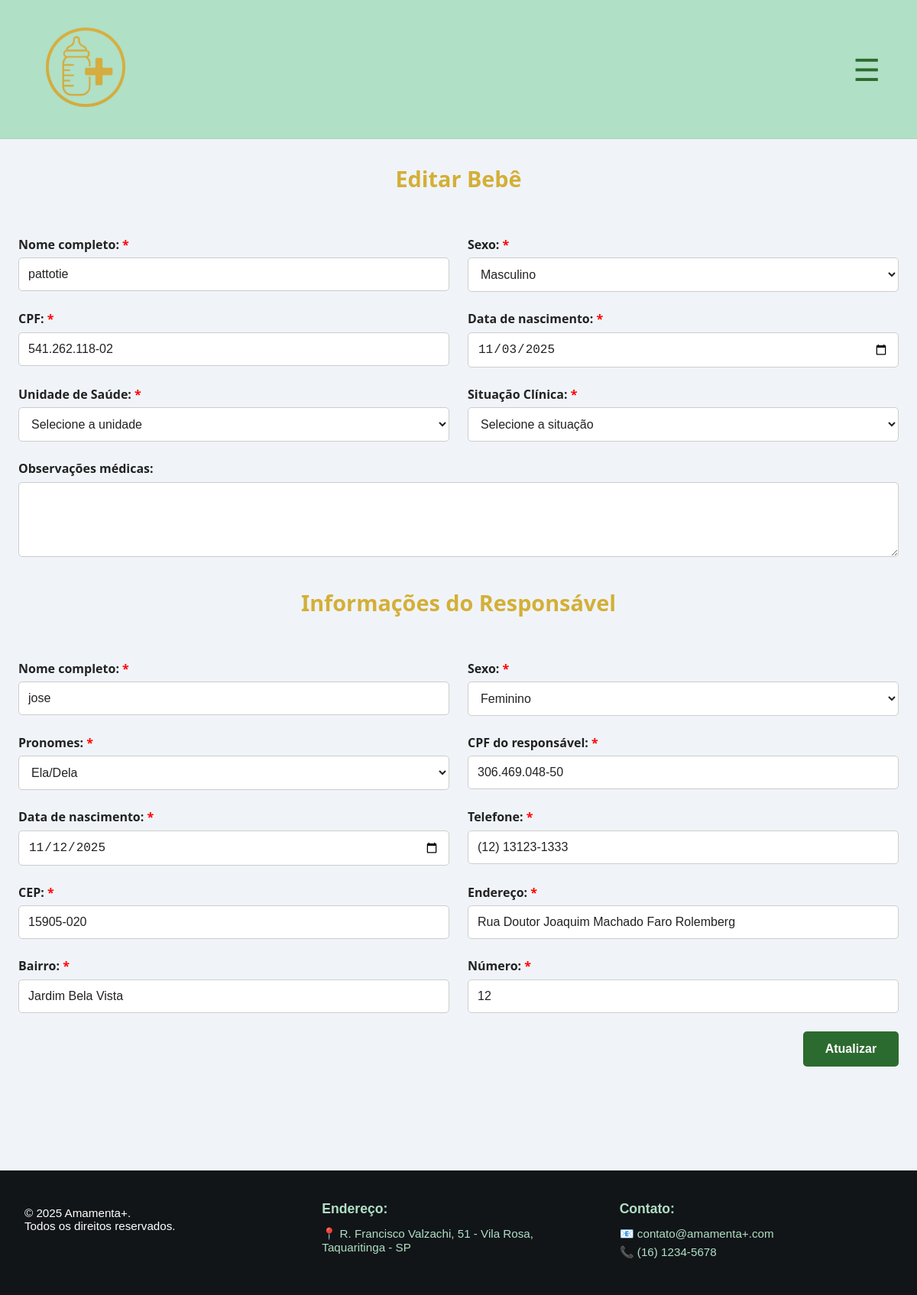
The page /assets/editar-bebe.php?id=22 (signed in) on the database its author committed.
### tables this page shows
CREATE TABLE `bebes` (
  `id` int(11) NOT NULL,
  `nome_bebe` varchar(150) NOT NULL,
  `sexo_bebe` enum('masculino','feminino') NOT NULL,
  `cpf_bebe` varchar(14) NOT NULL,
  `data_nascimento_bebe` date NOT NULL,
  `unidade_saude` varchar(100) NOT NULL,
  `situacao_clinica` varchar(100) NOT NULL,
  `observacoes_bebe` text DEFAULT NULL,
  `nome_responsavel` varchar(150) NOT NULL,
  `sexo_responsavel` enum('masculino','feminino','outro') NOT NULL,
  `pronomes_responsavel` varchar(20) NOT NULL,
  `cpf_responsavel` varchar(14) NOT NULL,
  `data_nascimento_responsavel` date NOT NULL,
  `telefone_responsavel` varchar(20) NOT NULL,
  `cep_responsavel` varchar(9) NOT NULL,
  `endereco_responsavel` varchar(255) NOT NULL,
  `numero_responsavel` varchar(10) NOT NULL,
  `bairro_responsavel` varchar(100) NOT NULL,
  `criado_em` timestamp NOT NULL DEFAULT current_timestamp()
);

### assets/editar-bebe.php (the view, shortened to what this page needs)
<?php
include(__DIR__ . '/processamento/conexao.php');
$id = intval($_GET['id']);
$sql = "SELECT * FROM bebes WHERE id = $id";
$result = $conn->query($sql);
$bebe = $result->fetch_assoc();
?>
<!DOCTYPE html>
<html lang="pt-BR">
<head>
  <link rel="stylesheet" href="/SistemaBL/style/style.css">
  <link rel="stylesheet" href="/SistemaBL/style/tabela.css">
</head>
<body>
<?php include "header.php"; ?>
<h2>Editar Bebê</h2>
<form action="processamento/processa-edicao-bebe.php" method="post">
  <div class="form-grid">
    <div class="form-group">
      <label class="obrigatorio" for="nomebebe">Nome completo:</label>
      <input type="text" id="nomebebe" name="nomebebe" value="<?= htmlspecialchars($bebe['nome_bebe']) ?>" required>
    </div>
    <div class="form-group">
      <label class="obrigatorio" for="sexobebe">Sexo:</label>
      <select id="sexobebe" name="sexobebe" required>
        <option value="masculino" <?= $bebe['sexo_bebe']=='masculino'?'selected':'' ?>>Masculino</option>
      </select>
    </div>
    <div class="form-group">
      <label class="obrigatorio" for="cpfbebe">CPF:</label>
      <input type="text" id="cpfbebe" name="cpfbebe" value="<?= htmlspecialchars($bebe['cpf_bebe']) ?>" required>
    </div>
    <div class="form-group">
      <label class="obrigatorio" for="data_nascimentobebe">Data de nascimento:</label>
      <input type="date" id="data_nascimentobebe" name="data_nascimentobebe" value="<?= $bebe['data_nascimento_bebe'] ?>" required>
    </div>
    <div class="form-group">
      <label class="obrigatorio" for="unidsaude">Unidade de Saúde:</label>
      <select id="unidsaude" name="unidsaude" required>
        <option value="">Selecione a unidade</option>
      </select>
    </div>
    <div class="form-group">
      <label class="obrigatorio" for="sitclinica">Situação Clínica:</label>
      <select id="sitclinica" name="sitclinica" required>
        <option value="">Selecione a situação</option>
      </select>
    </div>
  </div>
  <div class="form-group full-width">
    <label for="observacoesbebe">Observações médicas:</label>
    <textarea id="observacoesbebe" name="observacoesbebe" rows="4"><?= htmlspecialchars($bebe['observacoes_bebe']) ?></textarea>
  </div>
  <h2>Informações do Responsável</h2>
  <div class="form-grid">
    <div class="form-group">
      <label class="obrigatorio" for="nomerespbebe">Nome completo:</label>
      <input type="text" id="nomerespbebe" name="nomerespbebe" value="<?= htmlspecialchars($bebe['nome_responsavel']) ?>" required>
    </div>
    <div class="form-group">
      <label class="obrigatorio" for="sexoresp">Sexo:</label>
      <select id="sexoresp" name="sexoresp" required>
        <option value="feminino" <?= $bebe['sexo_responsavel']=='feminino'?'selected':'' ?>>Feminino</option>
      </select>
    </div>
    <div class="form-group">
      <label class="obrigatorio" for="pronomesresp">Pronomes:</label>
      <select id="pronomesresp" name="pronomesresp" required>
        <option value="ela-dela" <?= $bebe['pronomes_responsavel']=='ela-dela'?'selected':'' ?>>Ela/Dela</option>
      </select>
    </div>
    <div class="form-group">
      <label class="obrigatorio" for="cpfrespbebe">CPF do responsável:</label>
      <input type="text" id="cpfrespbebe" name="cpfrespbebe" value="<?= htmlspecialchars($bebe['cpf_responsavel']) ?>" required>
    </div>
    <div class="form-group">
      <label class="obrigatorio" for="data_nascimentorespbebe">Data de nascimento:</label>
      <input type="date" id="data_nascimentorespbebe" name="data_nascimentorespbebe" value="<?= $bebe['data_nascimento_responsavel'] ?>" required>
    </div>
    <div class="form-group">
      <label class="obrigatorio" for="telrespbebe">Telefone:</label>
      <input type="text" id="telrespbebe" name="telrespbebe" value="<?= htmlspecialchars($bebe['telefone_responsavel']) ?>" required>
    </div>
    <div class="form-group">
      <label class="obrigatorio" for="ceprespbebe">CEP:</label>
      <input type="text" id="ceprespbebe" name="ceprespbebe" value="<?= htmlspecialchars($bebe['cep_responsavel']) ?>" required>
    </div>
    <div class="form-group">
      <label class="obrigatorio" for="endrespbebe">Endereço:</label>
      <input type="text" id="endrespbebe" name="endrespbebe" value="<?= htmlspecialchars($bebe['endereco_responsavel']) ?>" required>
    </div>
    <div class="form-group">
      <label class="obrigatorio" for="bairrorespbebe">Bairro:</label>
      <input type="text" id="bairrorespbebe" name="bairrorespbebe" value="<?= htmlspecialchars($bebe['bairro_responsavel']) ?>" required>
    </div>
    <div class="form-group">
      <label class="obrigatorio" for="numrespbebe">Número:</label>
      <input type="text" id="numrespbebe" name="numrespbebe" value="<?= htmlspecialchars($bebe['numero_responsavel']) ?>" required>
    </div>
  </div>
  <input type="submit" value="Atualizar">
</form>
<?php include "footer.php"; ?>
</body>
</html>

### style/style.css (style rules this page uses)
:root { --cor-fundo-pagina: #f0f4f8; --cor-fundo-form: #ffffff; --cor-texto: #222222; --cor-borda-input: #cccccc; --cor-botao: #2e7d32; --cor-botao-hover: #388e3c; --dourado: rgb(212, 175, 55); --verde-menta: rgb(176, 224, 198); }
* { margin: 0; padding: 0; box-sizing: border-box; }
body { font-family: 'Segoe UI', Tahoma, Geneva, Verdana, sans-serif; background-color: var(--cor-fundo-pagina); color: var(--cor-texto); padding: 0; margin: 0; height: 100%; display: flex; flex-direction: column; }
h2 { text-align: center; color: var(--dourado); margin-bottom: 2rem; font-size: 1.8rem; margin-top: 0; padding-top: 1rem; }
form { padding: 1.5rem; border-radius: 10px; width: 100%; display: flex; flex-direction: column; gap: 1.5rem; margin-bottom: 3rem; }
.form-grid { display: grid; grid-template-columns: 1fr 1fr; gap: 1.5rem; }
.form-group { display: flex; flex-direction: column; }
.full-width { grid-column: 1 / -1; }
label { font-weight: 600; color: var(--cor-texto); margin-bottom: 0.4rem; font-size: 1rem; }
input, textarea, select { padding: 0.75rem; border: 1px solid var(--cor-borda-input); border-radius: 5px; font-size: 1rem; width: 100%; background-color: #fff; color: var(--cor-texto); transition: border-color 0.2s ease-in-out; }
textarea { resize: vertical; }
input[type='submit'] { background-color: var(--cor-botao); color: white; font-weight: bold; border: none; padding: 0.9rem 1.8rem; border-radius: 5px; cursor: pointer; font-size: 1rem; transition: background-color 0.3s ease, transform 0.2s ease; width: fit-content; align-self: flex-end; }
.obrigatorio::after { content: " *"; color: red; }

### style/header.css (style rules this page uses)
:root { --dourado-principal: rgb(212, 175, 55); --verde-menta-suave: rgb(176, 224, 198); --verde-escuro: rgb(44, 107, 47); --preto: rgb(0, 0, 0); --laranja: rgb(255, 112, 67); --amarelo-claro: rgb(255, 215, 0); --cinza220: rgb(220, 220, 220); }
html, body { margin: 0; padding: 0; width: 100%; overflow-x: hidden; }

### style/footer.css (style rules this page uses)
:root { --dourado: rgb(212, 175, 55); --verde-menta-suave: rgb(176, 224, 198); --verde-escuro: rgb(44, 107, 47); --cor-fundo-pagina: #f0f4f8; --cor-texto: #222; --cor-input-border: #ccc; --cor-input-focus: var(--verde-escuro); --cor-botao: var(--verde-escuro); --cor-botao-hover: #2e7d32; --footer-bg: #121518; --footer-text: #ffffff; --footer-link: var(--verde-menta-suave); --footer-link-hover: var(--dourado); }

### rows shown on the page
bebes: nomebebe "pattotie", sexobebe "Masculino", cpfbebe "541.262.118-02", data_nascimentobebe "11/03/2025", nomerespbebe "jose", sexoresp "Feminino", pronomesresp "Ela/Dela", cpfrespbebe "306.469.048-50", data_nascimentorespbebe "11/12/2025", telrespbebe "(12) 13123-1333", ceprespbebe "15905-020", endrespbebe "Rua Doutor Joaquim Machado Faro Rolemberg", bairrorespbebe "Jardim Bela Vista", numrespbebe "12"
